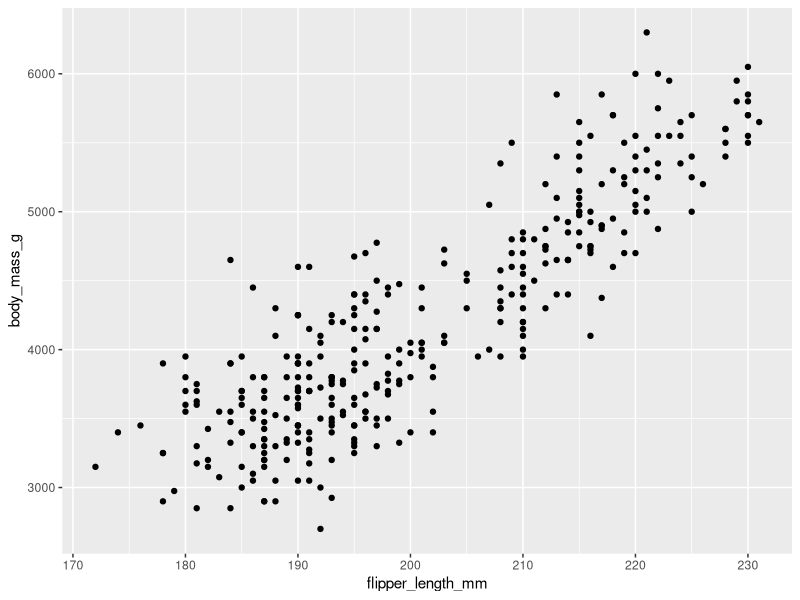
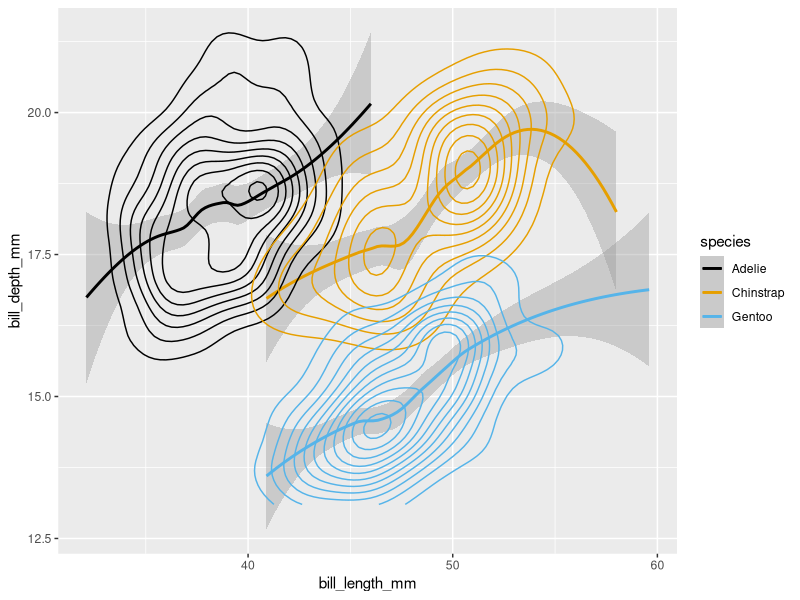
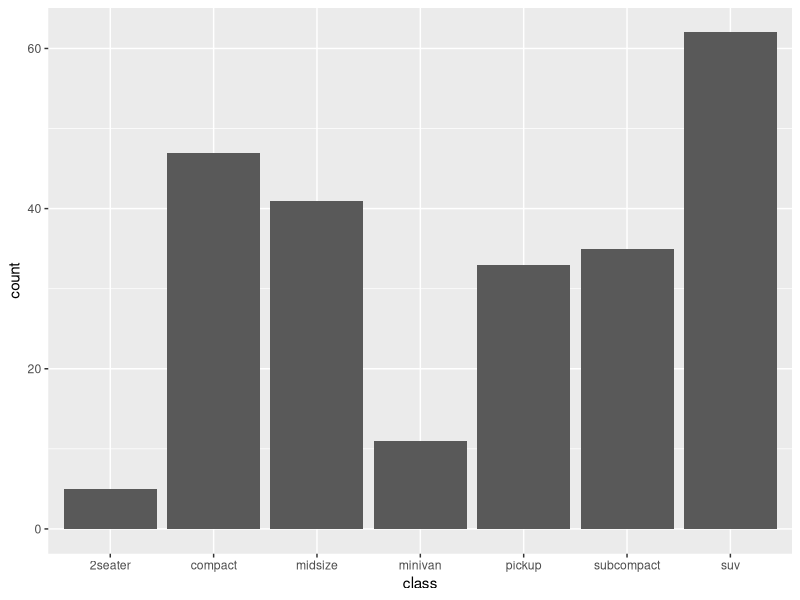
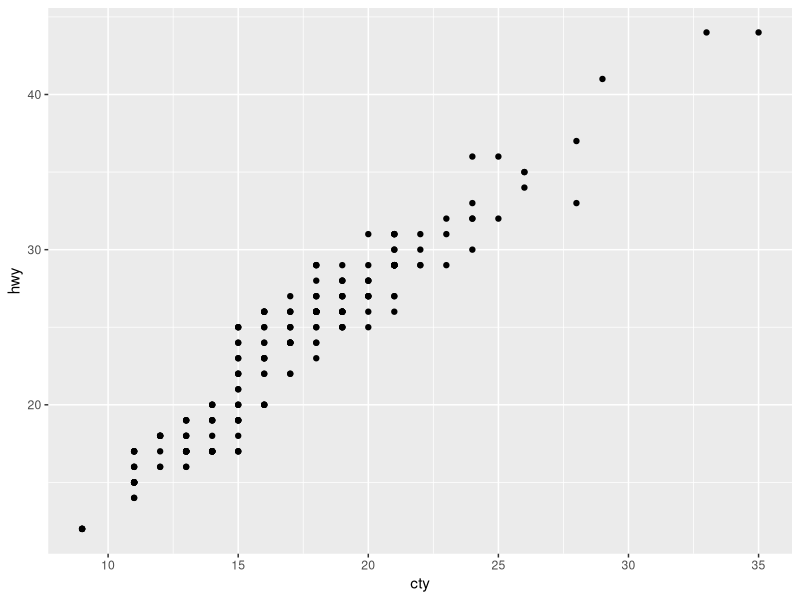
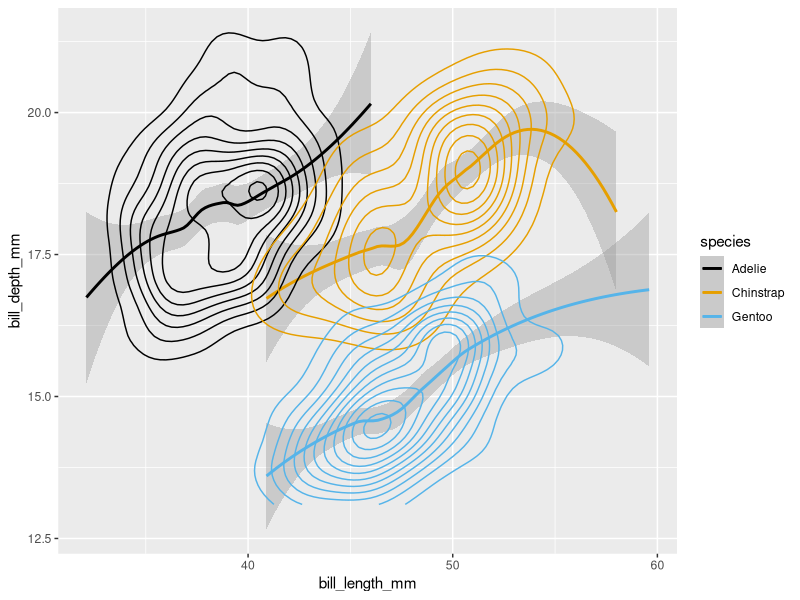
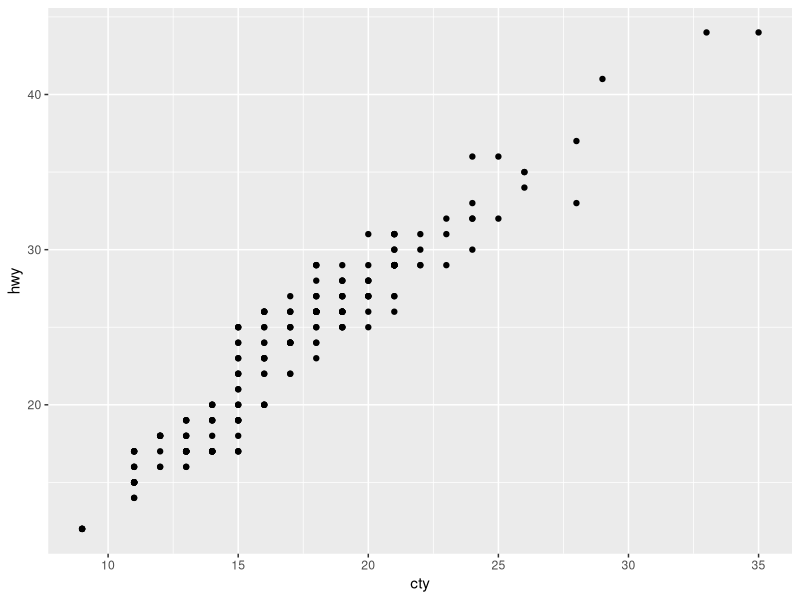
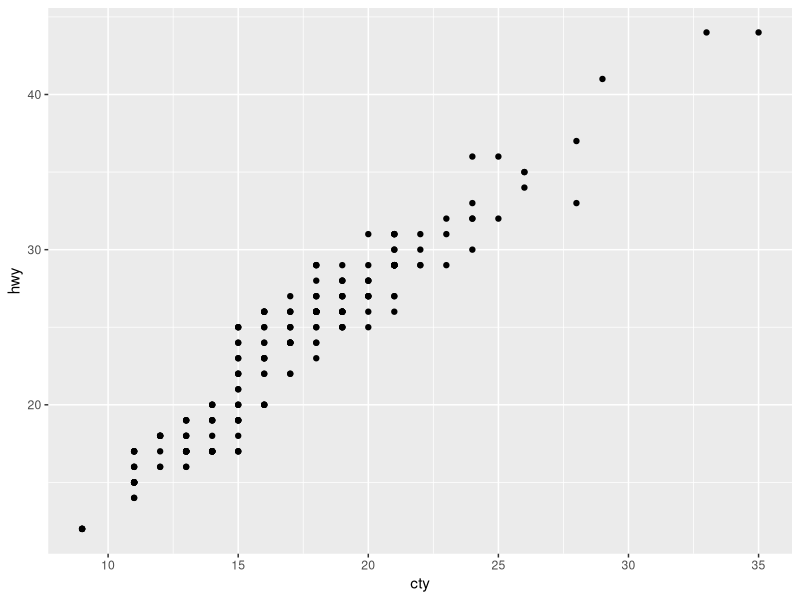

Reproduce these figures in R, in order.
library(tidyverse)
library(ggthemes)
library(palmerpenguins)
ggplot(penguins, aes(x = flipper_length_mm, y = body_mass_g)) + geom_point()
ggplot(data = penguins, mapping = aes(x = bill_length_mm, y = bill_depth_mm, color = species, shape = species)) + geom_smooth() + geom_density_2d() + scale_color_colorblind()
ggsave(filename = "penguin-plot.png")
1.
ggplot(mpg, aes(x = class)) + geom_bar()
ggplot(mpg, aes(x = cty, y = hwy)) + geom_point()
ggsave("mpg-plot.png")
2.
ggsave("mpg-plot.pdf")
?ggsave
